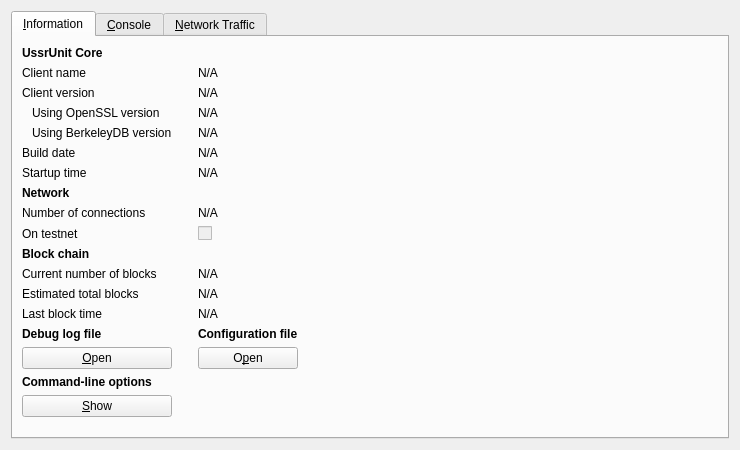
<?xml version="1.0" encoding="UTF-8"?>
<ui version="4.0">
 <class>RPCConsole</class>
 <widget class="QWidget" name="RPCConsole">
  <property name="geometry">
   <rect>
    <x>0</x>
    <y>0</y>
    <width>740</width>
    <height>450</height>
   </rect>
  </property>
  <property name="windowTitle">
   <string>UssrUnit - Debug window</string>
  </property>
  <layout class="QVBoxLayout" name="verticalLayout_2">
   <item>
    <widget class="QTabWidget" name="tabWidget">
     <property name="currentIndex">
      <number>0</number>
     </property>
     <widget class="QWidget" name="tab_info">
      <attribute name="title">
       <string>&amp;Information</string>
      </attribute>
      <layout class="QGridLayout" name="gridLayout">
       <item row="15" column="2">
        <widget class="QLabel" name="labelConfigfile">
         <property name="font">
          <font>
           <weight>75</weight>
           <bold>true</bold>
          </font>
         </property>
         <property name="text">
          <string>Configuration file</string>
         </property>
        </widget>
       </item>
       <item row="13" column="2">
        <widget class="QLabel" name="lastBlockTime">
         <property name="cursor">
          <cursorShape>IBeamCursor</cursorShape>
         </property>
         <property name="text">
          <string>N/A</string>
         </property>
         <property name="textFormat">
          <enum>Qt::PlainText</enum>
         </property>
         <property name="textInteractionFlags">
          <set>Qt::LinksAccessibleByMouse|Qt::TextSelectableByKeyboard|Qt::TextSelectableByMouse</set>
         </property>
        </widget>
       </item>
       <item row="11" column="0">
        <widget class="QLabel" name="label_3">
         <property name="text">
          <string>Current number of blocks</string>
         </property>
        </widget>
       </item>
       <item row="11" column="2">
        <widget class="QLabel" name="numberOfBlocks">
         <property name="cursor">
          <cursorShape>IBeamCursor</cursorShape>
         </property>
         <property name="text">
          <string>N/A</string>
         </property>
         <property name="textFormat">
          <enum>Qt::PlainText</enum>
         </property>
         <property name="textInteractionFlags">
          <set>Qt::LinksAccessibleByMouse|Qt::TextSelectableByKeyboard|Qt::TextSelectableByMouse</set>
         </property>
        </widget>
       </item>
       <item row="17" column="0">
        <widget class="QLabel" name="labelCLOptions">
         <property name="font">
          <font>
           <weight>75</weight>
           <bold>true</bold>
          </font>
         </property>
         <property name="text">
          <string>Command-line options</string>
         </property>
        </widget>
       </item>
       <item row="16" column="0">
        <widget class="QPushButton" name="openDebugLogfileButton">
         <property name="toolTip">
          <string>Open the UssrUnit debug log file from the current data directory. This can take a few seconds for large log files.</string>
         </property>
         <property name="text">
          <string>&amp;Open</string>
         </property>
         <property name="autoDefault">
          <bool>false</bool>
         </property>
        </widget>
       </item>
       <item row="15" column="0">
        <widget class="QLabel" name="labelDebugLogfile">
         <property name="font">
          <font>
           <weight>75</weight>
           <bold>true</bold>
          </font>
         </property>
         <property name="text">
          <string>Debug log file</string>
         </property>
        </widget>
       </item>
       <item row="18" column="3" rowspan="2">
        <spacer name="horizontalSpacer">
         <property name="orientation">
          <enum>Qt::Horizontal</enum>
         </property>
         <property name="sizeHint" stdset="0">
          <size>
           <width>404</width>
           <height>20</height>
          </size>
         </property>
        </spacer>
       </item>
       <item row="19" column="1">
        <spacer name="verticalSpacer">
         <property name="orientation">
          <enum>Qt::Vertical</enum>
         </property>
         <property name="sizeHint" stdset="0">
          <size>
           <width>20</width>
           <height>40</height>
          </size>
         </property>
        </spacer>
       </item>
       <item row="18" column="0">
        <widget class="QPushButton" name="showCLOptionsButton">
         <property name="toolTip">
          <string>Show the UssrUnit-Qt help message to get a list with possible UssrUnit command-line options.</string>
         </property>
         <property name="text">
          <string>&amp;Show</string>
         </property>
         <property name="autoDefault">
          <bool>false</bool>
         </property>
        </widget>
       </item>
       <item row="13" column="0">
        <widget class="QLabel" name="label_2">
         <property name="text">
          <string>Last block time</string>
         </property>
        </widget>
       </item>
       <item row="7" column="0">
        <widget class="QLabel" name="label_11">
         <property name="font">
          <font>
           <weight>75</weight>
           <bold>true</bold>
          </font>
         </property>
         <property name="text">
          <string>Network</string>
         </property>
        </widget>
       </item>
       <item row="6" column="2">
        <widget class="QLabel" name="startupTime">
         <property name="cursor">
          <cursorShape>IBeamCursor</cursorShape>
         </property>
         <property name="text">
          <string>N/A</string>
         </property>
         <property name="textFormat">
          <enum>Qt::PlainText</enum>
         </property>
         <property name="textInteractionFlags">
          <set>Qt::LinksAccessibleByMouse|Qt::TextSelectableByKeyboard|Qt::TextSelectableByMouse</set>
         </property>
        </widget>
       </item>
       <item row="6" column="0">
        <widget class="QLabel" name="label_13">
         <property name="text">
          <string>Startup time</string>
         </property>
        </widget>
       </item>
       <item row="9" column="0">
        <widget class="QLabel" name="label_8">
         <property name="text">
          <string>On testnet</string>
         </property>
        </widget>
       </item>
       <item row="8" column="2">
        <widget class="QLabel" name="numberOfConnections">
         <property name="cursor">
          <cursorShape>IBeamCursor</cursorShape>
         </property>
         <property name="text">
          <string>N/A</string>
         </property>
         <property name="textFormat">
          <enum>Qt::PlainText</enum>
         </property>
         <property name="textInteractionFlags">
          <set>Qt::LinksAccessibleByMouse|Qt::TextSelectableByKeyboard|Qt::TextSelectableByMouse</set>
         </property>
        </widget>
       </item>
       <item row="8" column="0">
        <widget class="QLabel" name="label_7">
         <property name="text">
          <string>Number of connections</string>
         </property>
        </widget>
       </item>
       <item row="10" column="0">
        <widget class="QLabel" name="label_10">
         <property name="font">
          <font>
           <weight>75</weight>
           <bold>true</bold>
          </font>
         </property>
         <property name="text">
          <string>Block chain</string>
         </property>
        </widget>
       </item>
       <item row="9" column="2">
        <widget class="QCheckBox" name="isTestNet">
         <property name="enabled">
          <bool>false</bool>
         </property>
         <property name="text">
          <string/>
         </property>
        </widget>
       </item>
       <item row="12" column="0">
        <widget class="QLabel" name="label_4">
         <property name="text">
          <string>Estimated total blocks</string>
         </property>
        </widget>
       </item>
       <item row="12" column="2">
        <widget class="QLabel" name="totalBlocks">
         <property name="cursor">
          <cursorShape>IBeamCursor</cursorShape>
         </property>
         <property name="text">
          <string>N/A</string>
         </property>
         <property name="textFormat">
          <enum>Qt::PlainText</enum>
         </property>
         <property name="textInteractionFlags">
          <set>Qt::LinksAccessibleByMouse|Qt::TextSelectableByKeyboard|Qt::TextSelectableByMouse</set>
         </property>
        </widget>
       </item>
       <item row="2" column="2">
        <widget class="QLabel" name="clientVersion">
         <property name="cursor">
          <cursorShape>IBeamCursor</cursorShape>
         </property>
         <property name="text">
          <string>N/A</string>
         </property>
         <property name="textFormat">
          <enum>Qt::PlainText</enum>
         </property>
         <property name="textInteractionFlags">
          <set>Qt::LinksAccessibleByMouse|Qt::TextSelectableByKeyboard|Qt::TextSelectableByMouse</set>
         </property>
        </widget>
       </item>
       <item row="4" column="0">
        <widget class="QLabel" name="label_berkeleyDBVersion">
         <property name="text">
          <string>Using BerkeleyDB version</string>
         </property>
         <property name="indent">
          <number>10</number>
         </property>
        </widget>
       </item>
       <item row="3" column="0">
        <widget class="QLabel" name="label_14">
         <property name="text">
          <string>Using OpenSSL version</string>
         </property>
         <property name="indent">
          <number>10</number>
         </property>
        </widget>
       </item>
       <item row="3" column="2">
        <widget class="QLabel" name="openSSLVersion">
         <property name="cursor">
          <cursorShape>IBeamCursor</cursorShape>
         </property>
         <property name="text">
          <string>N/A</string>
         </property>
         <property name="textFormat">
          <enum>Qt::PlainText</enum>
         </property>
         <property name="textInteractionFlags">
          <set>Qt::LinksAccessibleByMouse|Qt::TextSelectableByKeyboard|Qt::TextSelectableByMouse</set>
         </property>
        </widget>
       </item>
       <item row="4" column="2">
        <widget class="QLabel" name="berkeleyDBVersion">
         <property name="cursor">
          <cursorShape>IBeamCursor</cursorShape>
         </property>
         <property name="text">
          <string>N/A</string>
         </property>
         <property name="textFormat">
          <enum>Qt::PlainText</enum>
         </property>
         <property name="textInteractionFlags">
          <set>Qt::LinksAccessibleByMouse|Qt::TextSelectableByKeyboard|Qt::TextSelectableByMouse</set>
         </property>
        </widget>
       </item>
       <item row="5" column="0">
        <widget class="QLabel" name="label_12">
         <property name="text">
          <string>Build date</string>
         </property>
        </widget>
       </item>
       <item row="5" column="2">
        <widget class="QLabel" name="buildDate">
         <property name="cursor">
          <cursorShape>IBeamCursor</cursorShape>
         </property>
         <property name="text">
          <string>N/A</string>
         </property>
         <property name="textFormat">
          <enum>Qt::PlainText</enum>
         </property>
         <property name="textInteractionFlags">
          <set>Qt::LinksAccessibleByMouse|Qt::TextSelectableByKeyboard|Qt::TextSelectableByMouse</set>
         </property>
        </widget>
       </item>
       <item row="2" column="0">
        <widget class="QLabel" name="label_6">
         <property name="text">
          <string>Client version</string>
         </property>
        </widget>
       </item>
       <item row="0" column="0">
        <widget class="QLabel" name="label_9">
         <property name="font">
          <font>
           <weight>75</weight>
           <bold>true</bold>
          </font>
         </property>
         <property name="text">
          <string>UssrUnit Core</string>
         </property>
        </widget>
       </item>
       <item row="1" column="2">
        <widget class="QLabel" name="clientName">
         <property name="cursor">
          <cursorShape>IBeamCursor</cursorShape>
         </property>
         <property name="text">
          <string>N/A</string>
         </property>
         <property name="textFormat">
          <enum>Qt::PlainText</enum>
         </property>
         <property name="textInteractionFlags">
          <set>Qt::LinksAccessibleByMouse|Qt::TextSelectableByKeyboard|Qt::TextSelectableByMouse</set>
         </property>
        </widget>
       </item>
       <item row="1" column="0">
        <widget class="QLabel" name="label_5">
         <property name="text">
          <string>Client name</string>
         </property>
        </widget>
       </item>
       <item row="14" column="2">
        <spacer name="verticalSpacer_2">
         <property name="orientation">
          <enum>Qt::Vertical</enum>
         </property>
         <property name="sizeHint" stdset="0">
          <size>
           <width>20</width>
           <height>20</height>
          </size>
         </property>
        </spacer>
       </item>
       <item row="16" column="2">
        <widget class="QPushButton" name="openConfigurationfileButton">
         <property name="toolTip">
          <string>Open the UssrUnit configuration file from the current data directory.</string>
         </property>
         <property name="text">
          <string>O&amp;pen</string>
         </property>
         <property name="autoDefault">
          <bool>false</bool>
         </property>
        </widget>
       </item>
      </layout>
     </widget>
     <widget class="QWidget" name="tab_console">
      <attribute name="title">
       <string>&amp;Console</string>
      </attribute>
      <layout class="QVBoxLayout" name="verticalLayout_3">
       <property name="spacing">
        <number>3</number>
       </property>
       <item>
        <widget class="QTextEdit" name="messagesWidget">
         <property name="minimumSize">
          <size>
           <width>0</width>
           <height>100</height>
          </size>
         </property>
         <property name="readOnly">
          <bool>true</bool>
         </property>
         <property name="tabKeyNavigation" stdset="0">
          <bool>false</bool>
         </property>
         <property name="columnCount" stdset="0">
          <number>2</number>
         </property>
        </widget>
       </item>
       <item>
        <layout class="QHBoxLayout" name="horizontalLayout">
         <property name="spacing">
          <number>3</number>
         </property>
         <item>
          <widget class="QLabel" name="label">
           <property name="text">
            <string notr="true">&gt;</string>
           </property>
          </widget>
         </item>
         <item>
          <widget class="QLineEdit" name="lineEdit"/>
         </item>
         <item>
          <widget class="QPushButton" name="clearButton">
           <property name="maximumSize">
            <size>
             <width>24</width>
             <height>24</height>
            </size>
           </property>
           <property name="toolTip">
            <string>Clear console</string>
           </property>
           <property name="text">
            <string/>
           </property>
           <property name="icon">
            <iconset resource="../bitcoin.qrc">
             <normaloff>:/icons/remove</normaloff>:/icons/remove</iconset>
           </property>
           <property name="shortcut">
            <string notr="true">Ctrl+L</string>
           </property>
           <property name="autoDefault">
            <bool>false</bool>
           </property>
          </widget>
         </item>
        </layout>
       </item>
      </layout>
     </widget>
     <widget class="QWidget" name="tab_nettraffic">
      <attribute name="title">
       <string>&amp;Network Traffic</string>
      </attribute>
      <layout class="QHBoxLayout" name="horizontalLayout_3">
       <item>
        <layout class="QVBoxLayout" name="verticalLayout_4">
         <item>
          <widget class="TrafficGraphWidget" name="trafficGraph" native="true">
           <property name="sizePolicy">
            <sizepolicy hsizetype="Expanding" vsizetype="Expanding">
             <horstretch>0</horstretch>
             <verstretch>0</verstretch>
            </sizepolicy>
           </property>
          </widget>
         </item>
         <item>
          <layout class="QHBoxLayout" name="horizontalLayout_2">
           <item>
            <widget class="QSlider" name="sldGraphRange">
             <property name="minimum">
              <number>1</number>
             </property>
             <property name="maximum">
              <number>288</number>
             </property>
             <property name="pageStep">
              <number>12</number>
             </property>
             <property name="value">
              <number>6</number>
             </property>
             <property name="orientation">
              <enum>Qt::Horizontal</enum>
             </property>
            </widget>
           </item>
           <item>
            <widget class="QLabel" name="lblGraphRange">
             <property name="minimumSize">
              <size>
               <width>100</width>
               <height>0</height>
              </size>
             </property>
             <property name="alignment">
              <set>Qt::AlignCenter</set>
             </property>
            </widget>
           </item>
           <item>
            <widget class="QPushButton" name="btnClearTrafficGraph">
             <property name="text">
              <string>&amp;Clear</string>
             </property>
             <property name="autoDefault">
              <bool>false</bool>
             </property>
            </widget>
           </item>
          </layout>
         </item>
        </layout>
       </item>
       <item>
        <layout class="QVBoxLayout" name="verticalLayout">
         <item>
          <widget class="QGroupBox" name="groupBox">
           <property name="title">
            <string>Totals</string>
           </property>
           <layout class="QVBoxLayout" name="verticalLayout_5">
            <item>
             <layout class="QHBoxLayout" name="horizontalLayout_4">
              <item>
               <widget class="Line" name="line">
                <property name="sizePolicy">
                 <sizepolicy hsizetype="Fixed" vsizetype="Fixed">
                  <horstretch>0</horstretch>
                  <verstretch>0</verstretch>
                 </sizepolicy>
                </property>
                <property name="minimumSize">
                 <size>
                  <width>10</width>
                  <height>0</height>
                 </size>
                </property>
                <property name="palette">
                 <palette>
                  <active>
                   <colorrole role="Light">
                    <brush brushstyle="SolidPattern">
                     <color alpha="255">
                      <red>0</red>
                      <green>255</green>
                      <blue>0</blue>
                     </color>
                    </brush>
                   </colorrole>
                  </active>
                  <inactive>
                   <colorrole role="Light">
                    <brush brushstyle="SolidPattern">
                     <color alpha="255">
                      <red>0</red>
                      <green>255</green>
                      <blue>0</blue>
                     </color>
                    </brush>
                   </colorrole>
                  </inactive>
                  <disabled>
                   <colorrole role="Light">
                    <brush brushstyle="SolidPattern">
                     <color alpha="255">
                      <red>0</red>
                      <green>255</green>
                      <blue>0</blue>
                     </color>
                    </brush>
                   </colorrole>
                  </disabled>
                 </palette>
                </property>
                <property name="orientation">
                 <enum>Qt::Horizontal</enum>
                </property>
               </widget>
              </item>
              <item>
               <widget class="QLabel" name="label_16">
                <property name="text">
                 <string>Received:</string>
                </property>
               </widget>
              </item>
              <item>
               <widget class="QLabel" name="lblBytesIn">
                <property name="minimumSize">
                 <size>
                  <width>50</width>
                  <height>0</height>
                 </size>
                </property>
                <property name="alignment">
                 <set>Qt::AlignRight|Qt::AlignTrailing|Qt::AlignVCenter</set>
                </property>
               </widget>
              </item>
             </layout>
            </item>
            <item>
             <layout class="QHBoxLayout" name="horizontalLayout_5">
              <item>
               <widget class="Line" name="line_2">
                <property name="sizePolicy">
                 <sizepolicy hsizetype="Fixed" vsizetype="Fixed">
                  <horstretch>0</horstretch>
                  <verstretch>0</verstretch>
                 </sizepolicy>
                </property>
                <property name="minimumSize">
                 <size>
                  <width>10</width>
                  <height>0</height>
                 </size>
                </property>
                <property name="palette">
                 <palette>
                  <active>
                   <colorrole role="Light">
                    <brush brushstyle="SolidPattern">
                     <color alpha="255">
                      <red>255</red>
                      <green>0</green>
                      <blue>0</blue>
                     </color>
                    </brush>
                   </colorrole>
                  </active>
                  <inactive>
                   <colorrole role="Light">
                    <brush brushstyle="SolidPattern">
                     <color alpha="255">
                      <red>255</red>
                      <green>0</green>
                      <blue>0</blue>
                     </color>
                    </brush>
                   </colorrole>
                  </inactive>
                  <disabled>
                   <colorrole role="Light">
                    <brush brushstyle="SolidPattern">
                     <color alpha="255">
                      <red>255</red>
                      <green>0</green>
                      <blue>0</blue>
                     </color>
                    </brush>
                   </colorrole>
                  </disabled>
                 </palette>
                </property>
                <property name="orientation">
                 <enum>Qt::Horizontal</enum>
                </property>
               </widget>
              </item>
              <item>
               <widget class="QLabel" name="label_17">
                <property name="text">
                 <string>Sent:</string>
                </property>
               </widget>
              </item>
              <item>
               <widget class="QLabel" name="lblBytesOut">
                <property name="minimumSize">
                 <size>
                  <width>50</width>
                  <height>0</height>
                 </size>
                </property>
                <property name="alignment">
                 <set>Qt::AlignRight|Qt::AlignTrailing|Qt::AlignVCenter</set>
                </property>
               </widget>
              </item>
             </layout>
            </item>
            <item>
             <spacer name="verticalSpacer_4">
              <property name="orientation">
               <enum>Qt::Vertical</enum>
              </property>
              <property name="sizeHint" stdset="0">
               <size>
                <width>20</width>
                <height>407</height>
               </size>
              </property>
             </spacer>
            </item>
           </layout>
          </widget>
         </item>
        </layout>
       </item>
      </layout>
     </widget>
    </widget>
   </item>
  </layout>
 </widget>
 <customwidgets>
  <customwidget>
   <class>TrafficGraphWidget</class>
   <extends>QWidget</extends>
   <header>trafficgraphwidget.h</header>
   <container>1</container>
   <slots>
    <slot>clear()</slot>
   </slots>
  </customwidget>
 </customwidgets>
 <resources>
  <include location="../bitcoin.qrc"/>
 </resources>
 <connections/>
</ui>
